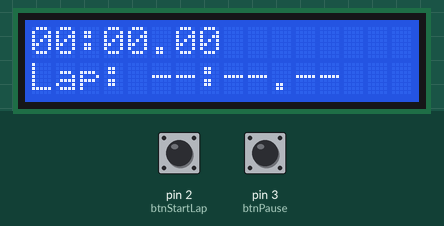
A sketch run on a simulated Arduino Uno, built with avr-gcc and run on an emulated ATmega328P. Parts: 16×2 character LCD. Inputs (shaded band) come from the test bench; at power-on: pin 2 (btnStartLap) LOW, pin 3 (btnPause) LOW.

Above: at 1.2 s.
1.3 s: pin 2 (btnStartLap) pulled HIGH for 0.15 s
At 1.83 s:
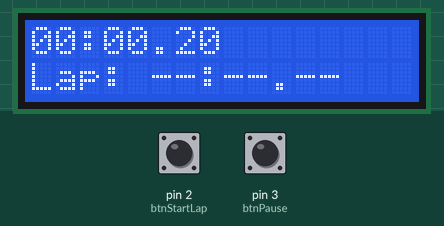
2.0 s: pin 3 (btnPause) pulled HIGH for 0.15 s
At 3.1 s:
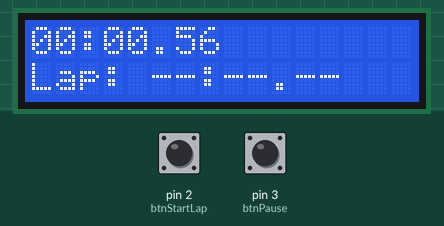
3.7 s: pin 2 (btnStartLap) pulled HIGH for 1 s
At 5.09 s:
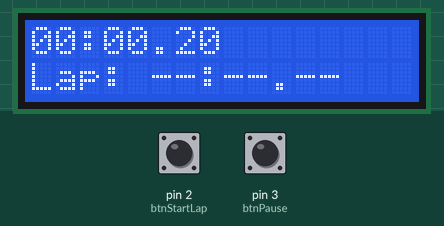
5.3 s: pin 3 (btnPause) pulled HIGH for 1 s
At 7.0 s:
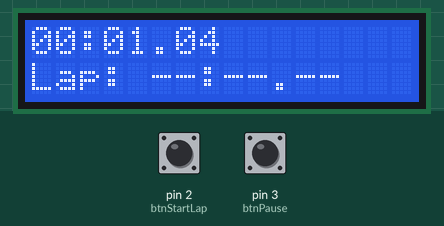
Timing chart, 0 to 8.5 s (numbered marks = the images above; inputs shaded):
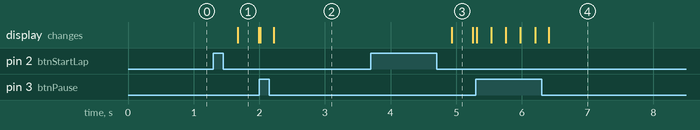

The sketch:

Opdracht_6.ino
```cpp
#include <Wire.h>
#include <LiquidCrystal_I2C.h>

LiquidCrystal_I2C lcd(0x27, 16, 2);

const int btnStartLap = 2;  // Start / Lap-knop
const int btnPause    = 3;  // Pauze-knop

// Stopwatch-state
unsigned long startTime   = 0;
unsigned long pausedTime  = 0;
unsigned long lapTime     = 0;
bool running     = false;
bool lapRecorded = false;

// Debounce
const unsigned long DEBOUNCE_MS = 50;
unsigned long lastDb1 = 0, lastDb2 = 0;
bool lastSt1 = LOW, lastSt2 = LOW;

// Voor korte vs lange druk op knop1
unsigned long pressStart = 0;
bool pressing1 = false;

void setup() {
  Wire.begin();
  lcd.init();
  lcd.backlight();

  pinMode(btnStartLap, INPUT);
  pinMode(btnPause,    INPUT);

  // Init display
  lcd.setCursor(0,0); lcd.print("00:00.00");
  lcd.setCursor(0,1); lcd.print("Lap: --:--.--");
}

void loop() {
  // Lees raw en debounce
  bool raw1 = digitalRead(btnStartLap);
  bool raw2 = digitalRead(btnPause);
  bool b1 = debounce(1, raw1);
  bool b2 = debounce(2, raw2);

  // === Reset (beide knoppen tegelijk) ===
  if (b1 && b2) {
    running     = false;
    lapRecorded = false;
    startTime   = millis();
    pausedTime  = 0;
    lapTime     = 0;
    lcd.setCursor(0,0); lcd.print("00:00.00");
    lcd.setCursor(0,1); lcd.print("Lap: --:--.--");
    // wacht tot beide knoppen los zijn
    while (digitalRead(btnStartLap) || digitalRead(btnPause)) {
      delay(10);
    }
    delay(200);
    return;
  }

  // === Pauze / Resume toggle (knop2) ===
  if (b2 && !b1) {
    if (running) {
      // pauze
      pausedTime = millis() - startTime;
      running    = false;
    } else {
      // resume
      startTime = millis() - pausedTime;
      running   = true;
    }
    delay(200);
  }

  // === Start vs Lap (knop1 kort vs lang) ===
  if (b1 && !pressing1) {
    pressing1   = true;
    pressStart  = millis();
  }
  else if (!b1 && pressing1) {
    unsigned long held = millis() - pressStart;
    if (!running && held < 2000) {
      // kort: Start
      startTime = millis();
      running   = true;
    }
    else if (running && held >= 2000) {
      // lang: Lap
      lapTime     = millis() - startTime;
      lapRecorded = true;
    }
    pressing1 = false;
    delay(200);
  }

  // === Update display ===
  unsigned long elapsed = running
    ? (millis() - startTime)
    : pausedTime;
  display(elapsed, lapRecorded ? lapTime : 0);
}

// Debounce‐helper
bool debounce(int id, bool raw) {
  unsigned long now = millis();
  unsigned long &lastDb = (id==1 ? lastDb1 : lastDb2);
  bool         &lastSt = (id==1 ? lastSt1 : lastSt2);
  if (raw != lastSt && now - lastDb >= DEBOUNCE_MS) {
    lastDb = now;
    lastSt = raw;
  }
  return lastSt;
}

// Format MM:SS.MS
String formatTime(unsigned long t) {
  unsigned int cs  = (t/10) % 100;
  unsigned int sec = (t/1000) % 60;
  unsigned int min =  t/60000;
  char buf[9];
  sprintf(buf, "%02u:%02u.%02u", min, sec, cs);
  return String(buf);
}

// Toon tijden op LCD
void display(unsigned long elapsed, unsigned long lap) {
  lcd.setCursor(0,0);
  lcd.print(formatTime(elapsed));

  lcd.setCursor(0,1);
  if (lapRecorded) {
    lcd.print("Lap: ");
    lcd.print(formatTime(lap));
  } else {
    lcd.print("Lap: --:--.--");
  }
}
```

Measured:
- after the input at 1.3 s, the display: changes after 0.37 s (image 1)
- after the input at 3.7 s, the display: changes after 1.2 s (image 3)
